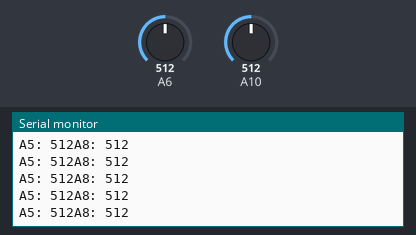
The sketch below on a simulated Arduino Mega 2560, built with avr-gcc and run on an emulated ATmega2560. Shown: the last lines printed to the serial monitor. The test bench sets the inputs (shaded band); at power-on: A6 = 512, A10 = 512.

Above: at 1.2 s.
1.3 s: A6 set to 988
At 2.3 s:
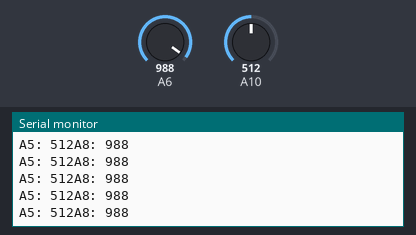
4.3 s: A6 set to 1007
At 5.0 s:
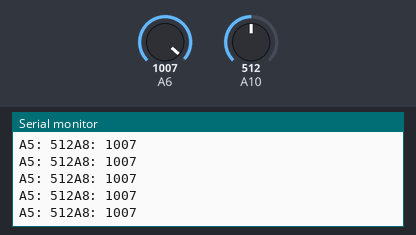
5.8 s: A10 set to 988
At 6.5 s:
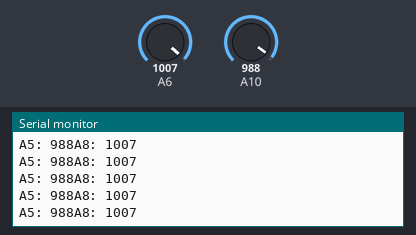
7.3 s: A10 set to 1007
At 8.4 s:
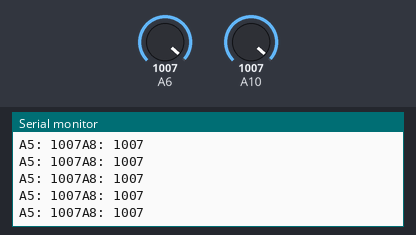
Timing chart, 0 to 10.3 s (numbered marks = the images above; inputs shaded):
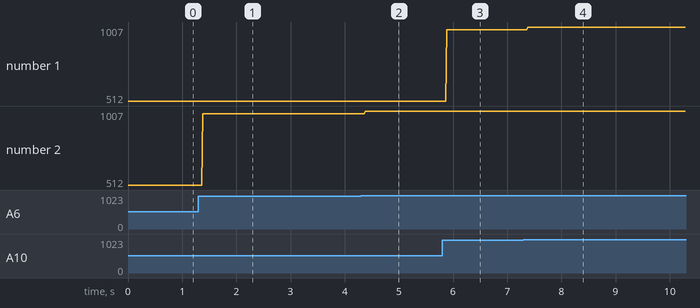

Measured:
- after the input at 1.3 s, the serial monitor: prints a new line after 0.08 s (image 1)
- after the input at 4.3 s, the serial monitor: prints a new line after 0.08 s (image 2)
- after the input at 5.8 s, the serial monitor: prints a new line after 0.08 s (image 3)
- after the input at 7.3 s, the serial monitor: prints a new line after 0.08 s (image 4)
- plotted number 2: 512 → 988 after the input at 1.3 s, 988 → 1007 after the input at 4.3 s

The sketch:

ReadPots.ino
```cpp
// Read analogue value

// Sensor pins
// Sensors
int A5_SensorPin = 26;            // A5
int A8_SensorPin = 38;            // A8

void setup() {
  // initialize serial communication at 9600 bits per second:
  Serial.begin(9600);
}

// the loop routine runs over and over again forever:
void loop() {
  // read the input on analog pins
  int A5sensorValue = analogRead(A5_SensorPin);
  int A8sensorValue = analogRead(A8_SensorPin);

  // print out the value you read:
  Serial.print("A5: ");
  Serial.print(A5sensorValue);
  Serial.print("A8: ");
  Serial.println(A8sensorValue);

  delay(1);        // delay in between reads for stability
}
```
